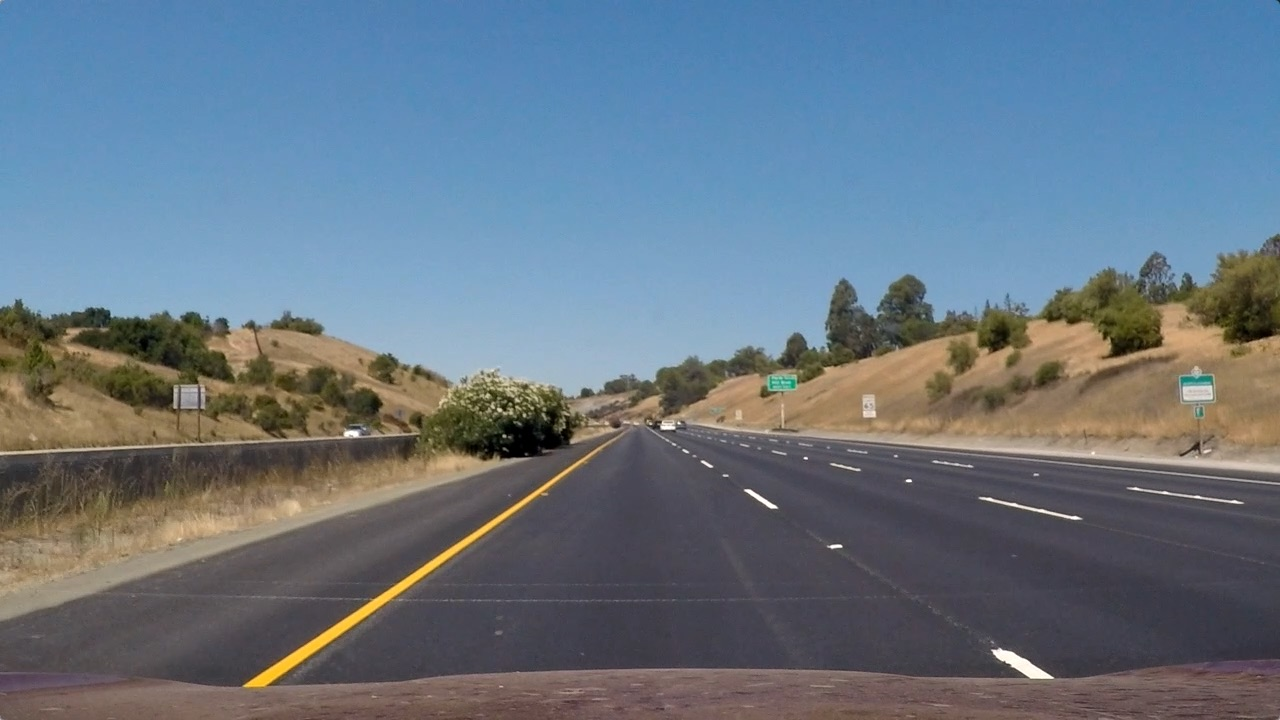
#> input picture test_images/straight_lines1.jpg, 1280 x 720 px; its folder holds only this picture in this run
$ python color_threshold.py   (older library calls are emulated)
#> lines starting #> are read from the running program, lines starting #| are printed output that depends on the picture; after the words box and inside, x2 and y2 are one past the last pixel; in counts of white or black regions, pixels touching at a corner belong together
import cv2
import numpy as np
import matplotlib.pyplot as plt
import glob
import os


def abs_sobel_thresh(image, orient='x', sobel_kernel=3, thresh_min=0, thresh_max=255):

    # 1) Convert to grayscale
    gray = cv2.cvtColor(image, cv2.COLOR_RGB2GRAY)

    # 2) Take the derivative in x or y given orient = 'x' or 'y'
    if orient == 'x':
        sobel = cv2.Sobel(gray, cv2.CV_64F, 1, 0, ksize=sobel_kernel)
    else:
        sobel = cv2.Sobel(gray, cv2.CV_64F, 0, 1, ksize=sobel_kernel)

    # 3) Take the absolute value of the derivative or gradient
    abs_sobel = np.absolute(sobel)

    # 4) Scale to 8-bit (0 - 255) then convert to type = np.uint8
    scaled_sobel = np.uint8(abs_sobel * 255 / np.max(abs_sobel))

    # 5) Create a mask of 1's where the scaled gradient magnitude
    # is > thresh_min and < thresh_max
    binary_output = np.zeros_like(scaled_sobel)
    binary_output[(scaled_sobel >= thresh_min) & (scaled_sobel <= thresh_max)] = 1

    return binary_output


def hls_hsv_threshold(image, hls_thresh_min=0, hls_thresh_max=255, hsv_thresh_min=0, hsv_thresh_max=255):

    hls = cv2.cvtColor(image, cv2.COLOR_RGB2HLS)
    hls_channel = hls[:, :, 2]
    hls_binary = np.zeros_like(hls_channel)
    hls_binary[(hls_channel >= hls_thresh_min) & (hls_channel <= hls_thresh_max)] = 1

    hsv = cv2.cvtColor(image, cv2.COLOR_RGB2HSV)
    hsv_channel = hsv[:, :, 2]
    hsv_binary = np.zeros_like(hsv_channel)
    hsv_binary[(hsv_channel >= hsv_thresh_min) & (hsv_channel <= hsv_thresh_max)] = 1

    binary_output = np.zeros_like(hls_channel)
    binary_output[(hls_binary == 1) & (hsv_binary == 1)] = 1

    return binary_output


def gaussian_blur(img, kernel=1):

    # Apply Gaussian Blur
    blur = cv2.GaussianBlur(img, (kernel, kernel), 0)

    return blur


def combined_threshold(image):

    ksize = 5

    # Apply each of the thresh-holding functions
    #sobel
    gradx = abs_sobel_thresh(image, orient='x', sobel_kernel=ksize, thresh_min=50, thresh_max=255)
    grady = abs_sobel_thresh(image, orient='y', sobel_kernel=ksize, thresh_min=100, thresh_max=255)
    sobel_binary = cv2.bitwise_and(gradx, grady)
    #hls_hsv
    hls_hsv_binary = hls_hsv_threshold(image, hls_thresh_min=150, hls_thresh_max=255, hsv_thresh_min=200, hsv_thresh_max=255)
    #combined
    combined = cv2.bitwise_or(sobel_binary, hls_hsv_binary)
    #gaussian blur
    combined = gaussian_blur(combined, kernel=1)

    return combined


if __name__ == '__main__':

    images = glob.glob('./test_images/*.jpg')

    # show result on test images
    for idx, filename in enumerate(images):
        image = cv2.imread(filename)
#> image is the input picture: shape (720, 1280, 3); mean B, G, R 131.2, 117.7, 103.2
        image = cv2.cvtColor(image, cv2.COLOR_BGR2RGB)
        threshold = combined_threshold(image)
#> in combined_threshold, `gradx = abs_sobel_thresh(image, orient='x', sobel_kernel=ksize, thresh..`:
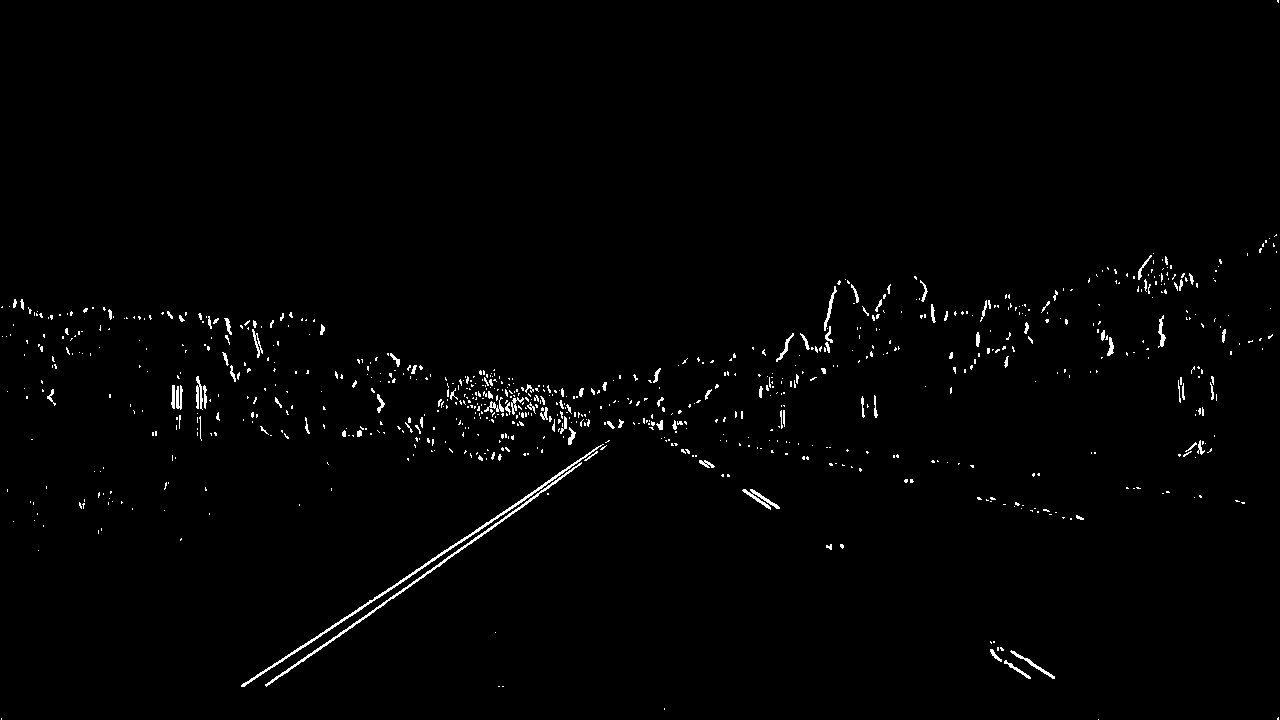
#> gradx: shape (720, 1280); values 0 (black) and 1 (white), 1.2% white in thin lines or dots
#> in hls_hsv_threshold, `hls_channel = hls[:, :, 2]`:
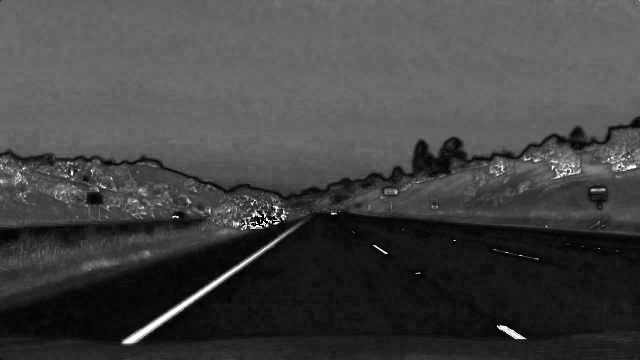
#> hls_channel: shape (720, 1280) (shown at 1/2 size); min 0, max 255, mean 67
#> in hls_hsv_threshold, `hsv_channel = hsv[:, :, 2]`:
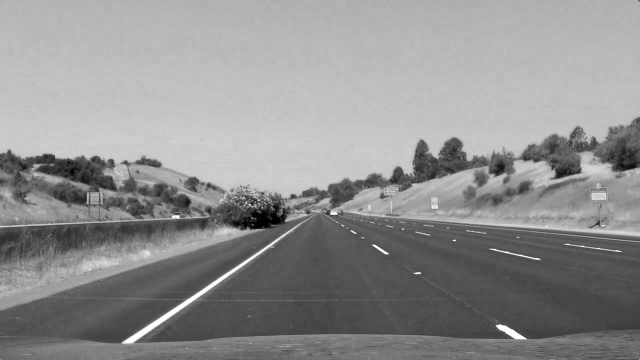
#> hsv_channel: shape (720, 1280) (shown at 1/2 size); min 0, max 255, mean 143.4
#> in combined_threshold, `combined = cv2.bitwise_or(sobel_binary, hls_hsv_binary)`:
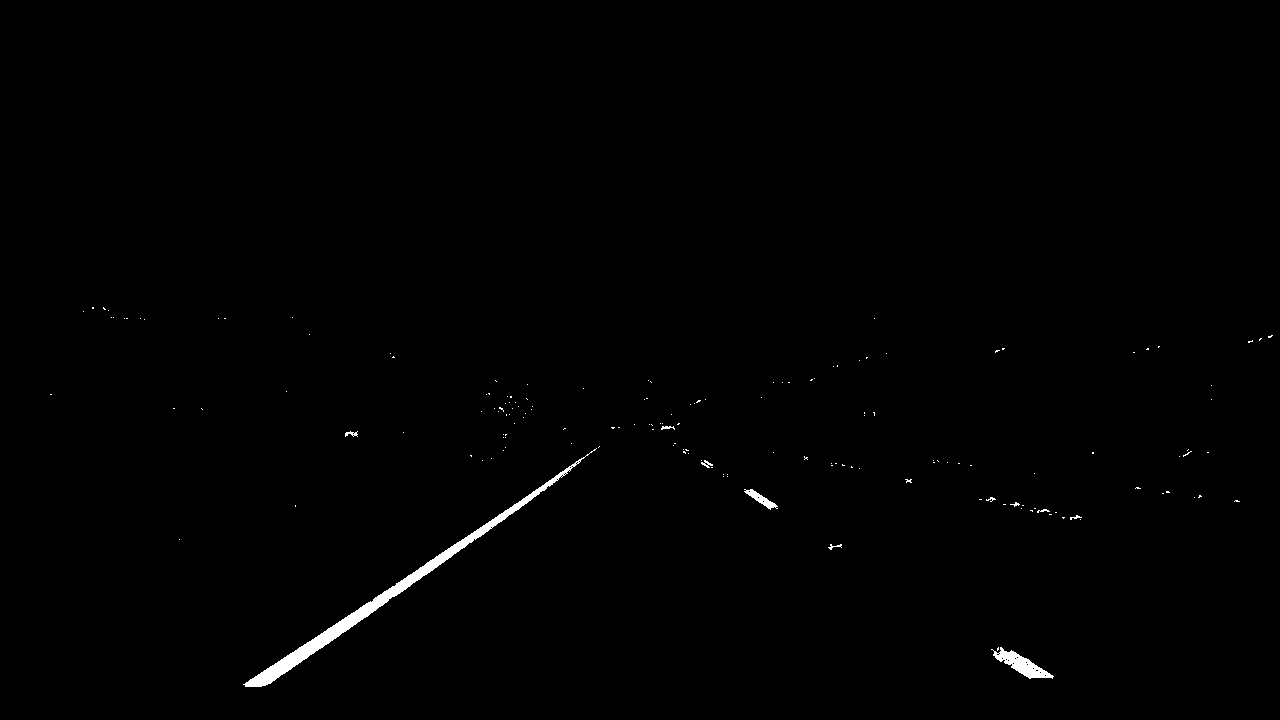
#> combined: shape (720, 1280); values 0 (black) and 1 (white), 0.57% white; 163 white regions (152 under 20 px), largest, box (x1, y1, x2, y2) and area: (243, 448, 597, 687) 3708, (991, 647, 1054, 679) 736, (744, 489, 778, 510) 229

        f, (ax1, ax2) = plt.subplots(1, 2, figsize=(20, 10))
        ax1.imshow(image)
        ax1.set_title(os.path.basename(filename)+' Original', fontsize=12)
        ax2.imshow(threshold)
        ax2.set_title(os.path.basename(filename)+' Threshold', fontsize=12)
        plt.show()

$ run again, on test_images/test3.jpg
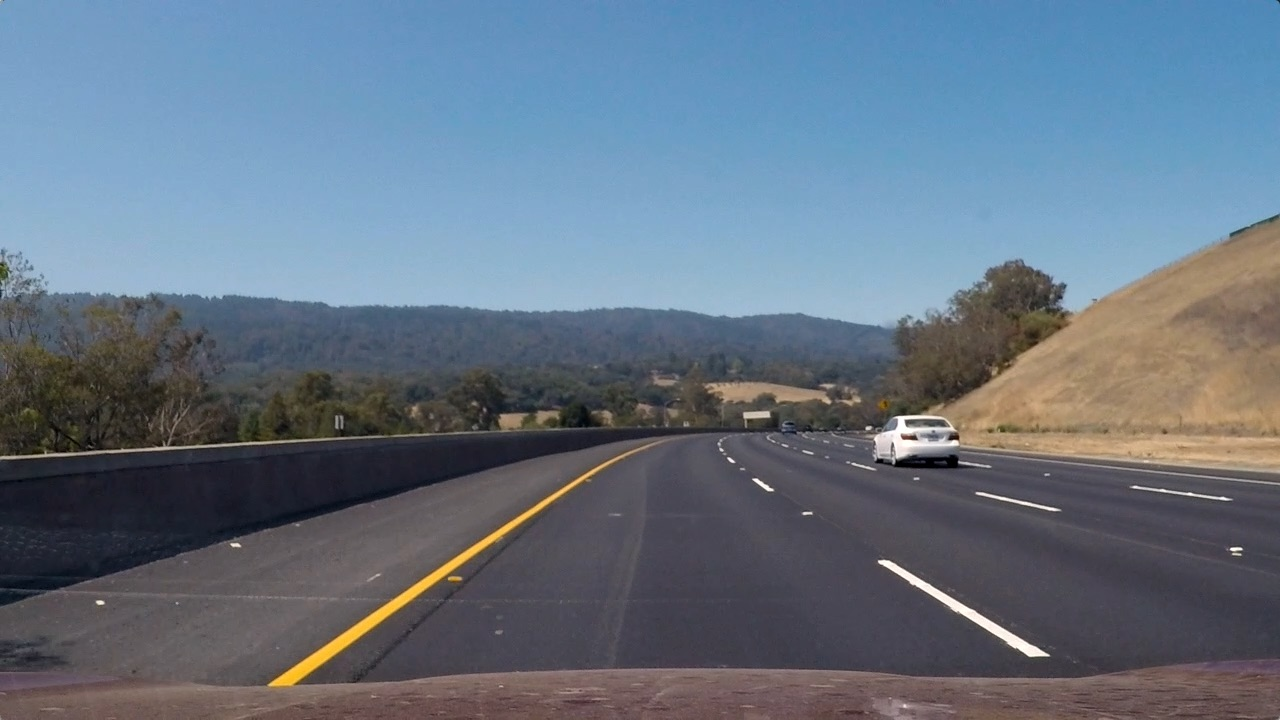
#> input picture test_images/test3.jpg, 1280 x 720 px
#> image is the input picture: shape (720, 1280, 3); mean B, G, R 130.7, 115.3, 101.1
#> in combined_threshold, `gradx = abs_sobel_thresh(image, orient='x', sobel_kernel=ksize, thresh..`:
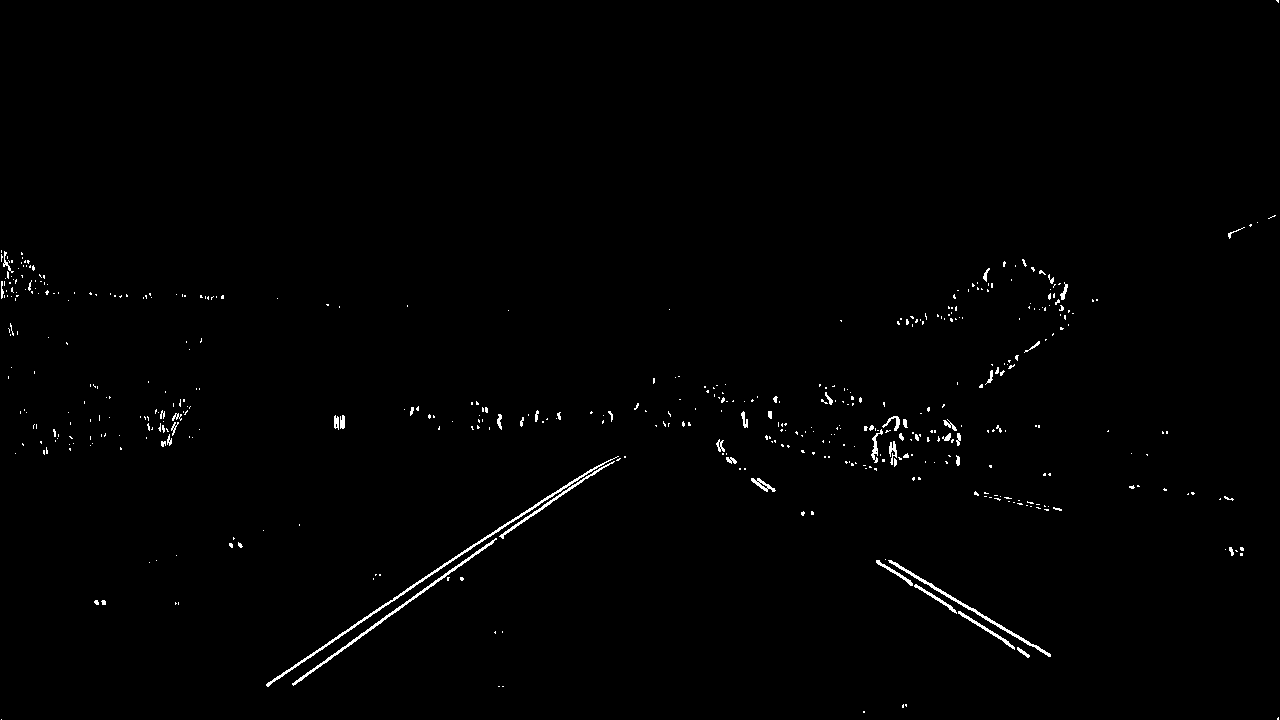
#> gradx: shape (720, 1280); values 0 (black) and 1 (white), 0.8% white in thin lines or dots
#> grady: shape (720, 1280); values 0 (black) and 1 (white), 0.54% white in thin lines or dots, all inside (x1, y1, x2, y2) = (0, 214, 1278, 709)
#> sobel_binary: shape (720, 1280); values 0 (black) and 1 (white), 0.2% white in thin lines or dots, all inside (x1, y1, x2, y2) = (43, 215, 1276, 708)
#> hls: shape (720, 1280, 3); mean of channels 0, 1, 2 94.8, 115.7, 62.1
#> hsv: shape (720, 1280, 3); mean H, S, V 94.8, 72.6, 137.9
#> hls_hsv_binary: shape (720, 1280); values 0 (black) and 1 (white), 0.5% white; 23 white regions (20 under 20 px), largest, box (x1, y1, x2, y2) and area: (270, 468, 599, 686) 3019, (879, 561, 1045, 656) 1112, (888, 416, 935, 451) 373
#> in combined_threshold, `combined = cv2.bitwise_or(sobel_binary, hls_hsv_binary)`:
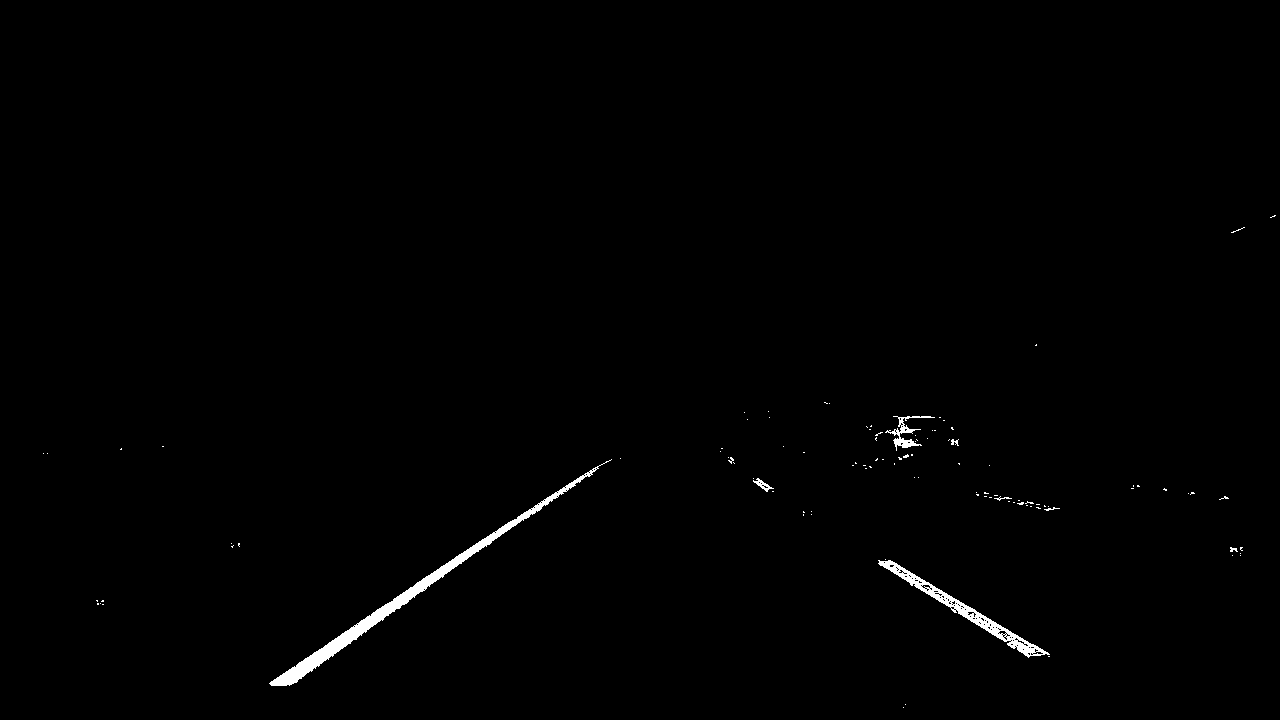
#> combined: shape (720, 1280); values 0 (black) and 1 (white), 0.68% white; 105 white regions (97 under 20 px), largest, box (x1, y1, x2, y2) and area: (269, 459, 612, 686) 3516, (878, 560, 1050, 658) 1816, (885, 416, 935, 451) 405
